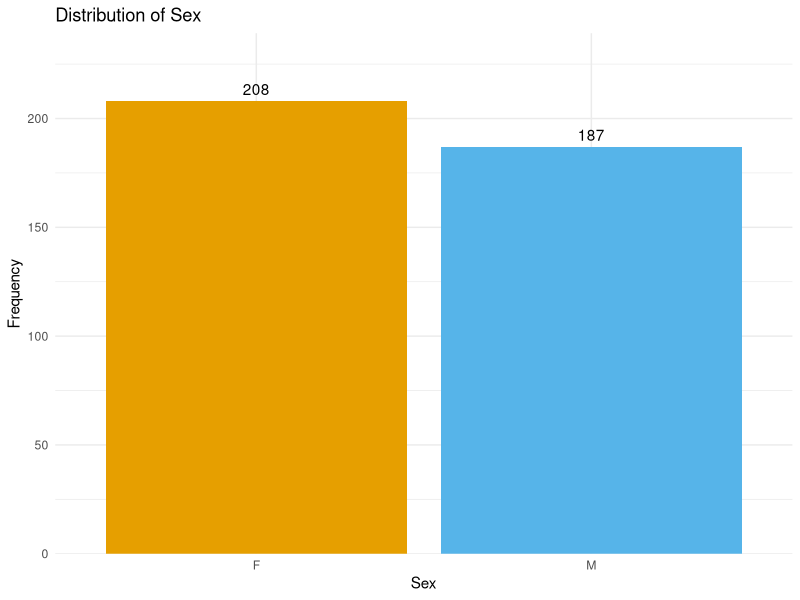
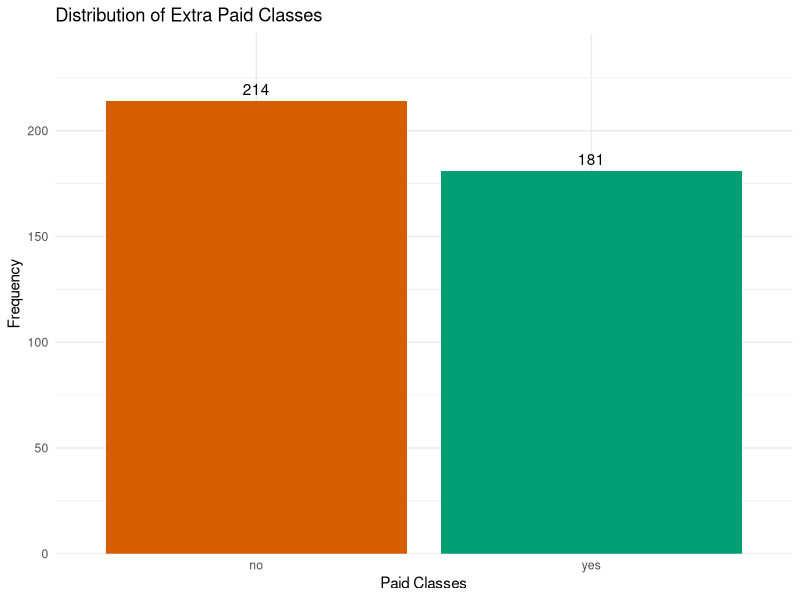
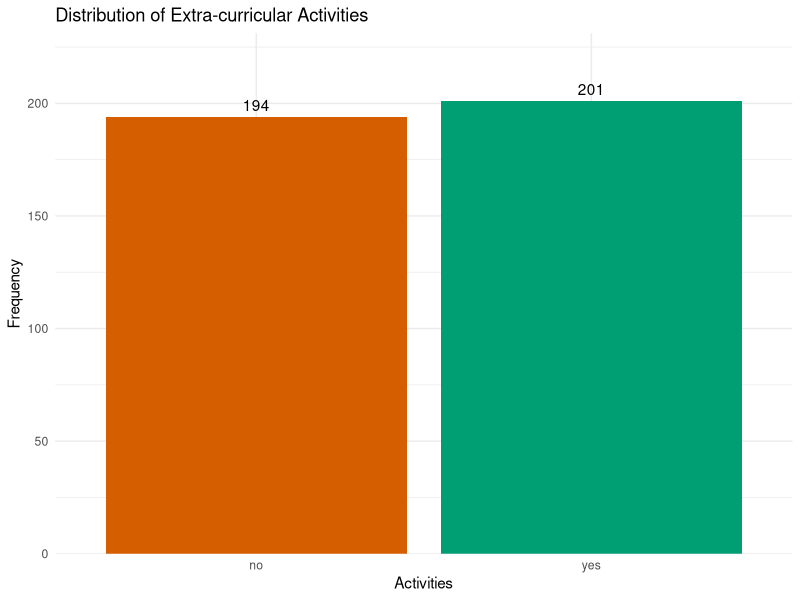
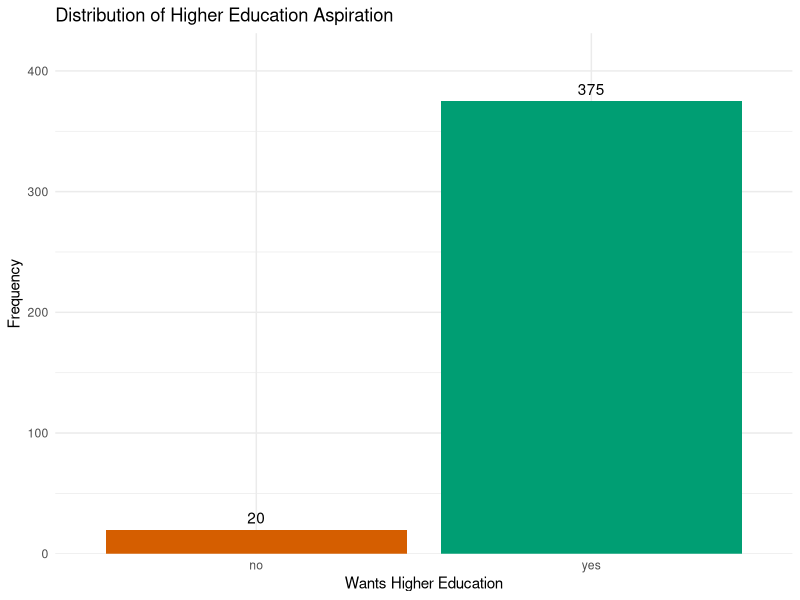
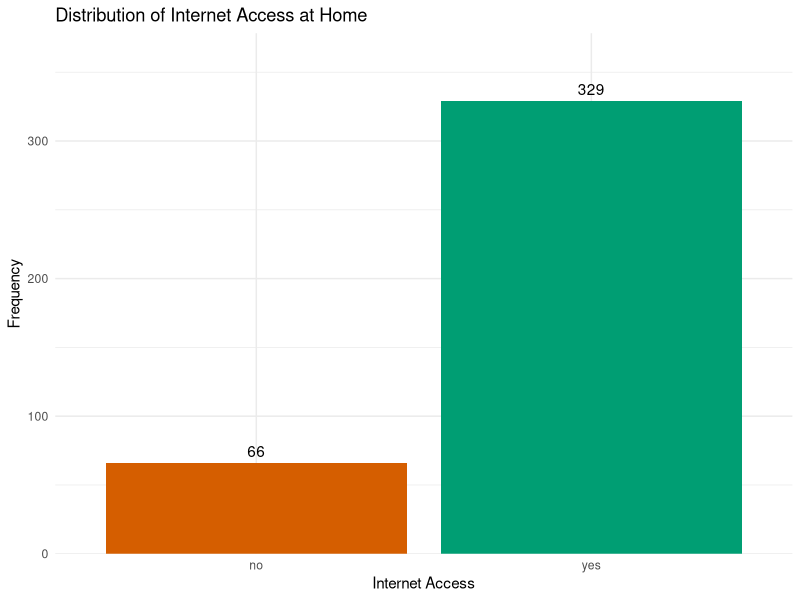
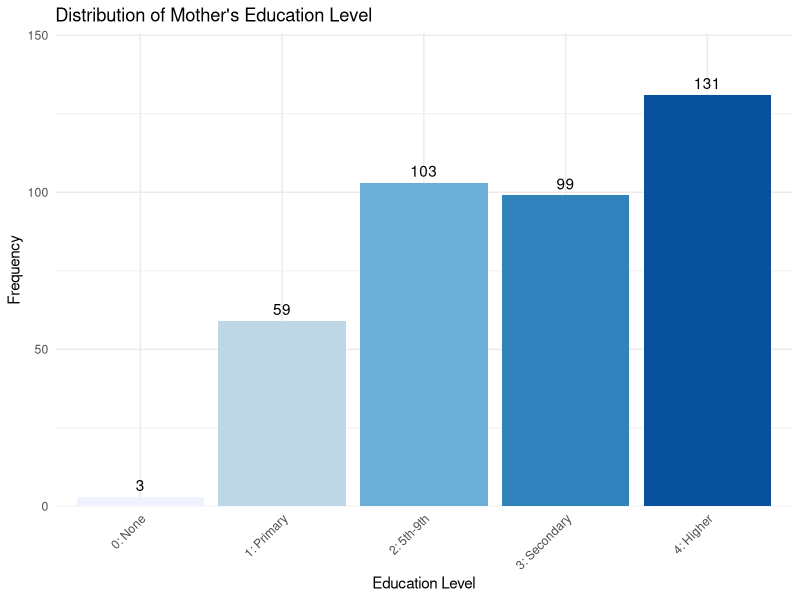
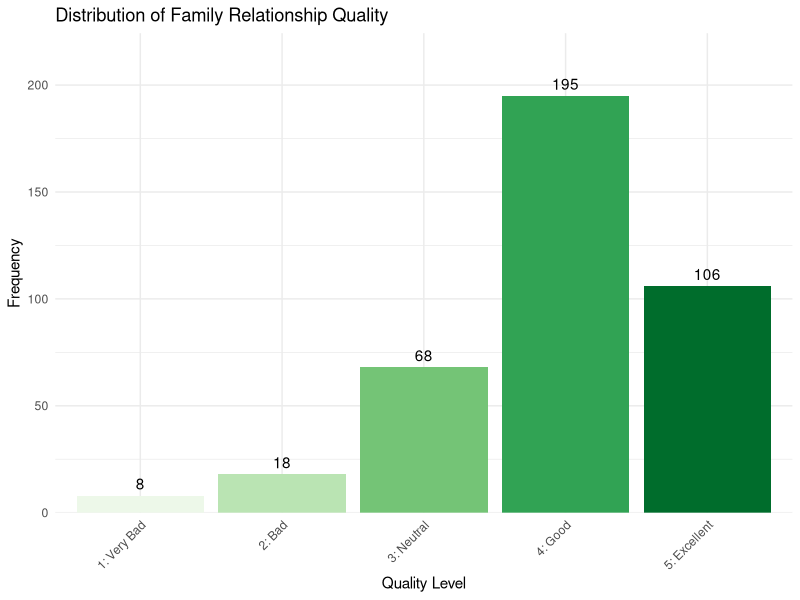
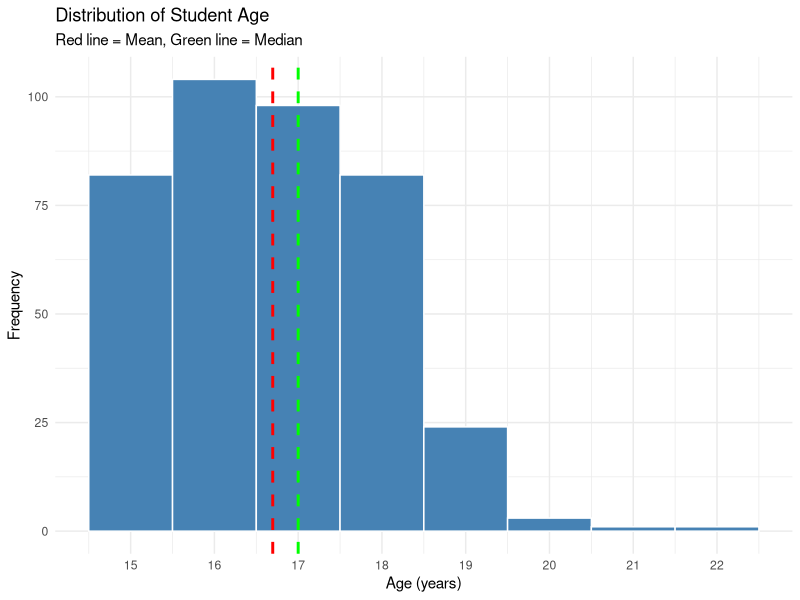

Recreate these plots in R, in order.
## ---- chunk 1
knitr::opts_chunk$set(echo = FALSE, warning = FALSE, message = FALSE)

# Required packages
library(readr)
library(dplyr)
library(ggplot2)
library(knitr)
## ---- chunk 2
# Load the selected dataset
data <- read_csv("student-mat-selected.csv")

# Display structure
glimpse(data)
## ---- chunk 3
# Dataset dimensions
cat("Dataset Dimensions:", nrow(data), "rows x", ncol(data), "columns\n")
## ---- chunk 4
# Frequency Table
sex_freq <- data.frame(
  Category = names(table(data$sex)),
  Absolute_Freq = as.vector(table(data$sex)),
  Relative_Freq = round(as.vector(prop.table(table(data$sex))), 3)
)
kable(sex_freq, caption = "Frequency Distribution of Sex")

# Mode
cat("\nMode:", names(which.max(table(data$sex))), "\n")
## ---- chunk 5
ggplot(data, aes(x = sex, fill = sex)) +
  geom_bar() +
  geom_text(stat = "count", aes(label = ..count..), vjust = -0.5) +
  scale_fill_manual(values = c("F" = "#E69F00", "M" = "#56B4E9")) +
  scale_y_continuous(expand = expansion(mult = c(0, 0.15))) +
  labs(title = "Distribution of Sex",
       x = "Sex",
       y = "Frequency") +
  theme_minimal() +
  theme(legend.position = "none")
## ---- chunk 6
# Frequency Table
paid_freq <- data.frame(
  Category = names(table(data$paid)),
  Absolute_Freq = as.vector(table(data$paid)),
  Relative_Freq = round(as.vector(prop.table(table(data$paid))), 3)
)
kable(paid_freq, caption = "Frequency Distribution of Paid Classes")

# Mode
cat("\nMode:", names(which.max(table(data$paid))), "\n")
## ---- chunk 7
ggplot(data, aes(x = paid, fill = paid)) +
  geom_bar() +
  geom_text(stat = "count", aes(label = ..count..), vjust = -0.5) +
  scale_fill_manual(values = c("no" = "#D55E00", "yes" = "#009E73")) +
  scale_y_continuous(expand = expansion(mult = c(0, 0.15))) +
  labs(title = "Distribution of Extra Paid Classes",
       x = "Paid Classes",
       y = "Frequency") +
  theme_minimal() +
  theme(legend.position = "none")
## ---- chunk 8
# Frequency Table
activities_freq <- data.frame(
  Category = names(table(data$activities)),
  Absolute_Freq = as.vector(table(data$activities)),
  Relative_Freq = round(as.vector(prop.table(table(data$activities))), 3)
)
kable(activities_freq, caption = "Frequency Distribution of Extra-curricular Activities")

# Mode
cat("\nMode:", names(which.max(table(data$activities))), "\n")
## ---- chunk 9
ggplot(data, aes(x = activities, fill = activities)) +
  geom_bar() +
  geom_text(stat = "count", aes(label = ..count..), vjust = -0.5) +
  scale_fill_manual(values = c("no" = "#D55E00", "yes" = "#009E73")) +
  scale_y_continuous(expand = expansion(mult = c(0, 0.15))) +
  labs(title = "Distribution of Extra-curricular Activities",
       x = "Activities",
       y = "Frequency") +
  theme_minimal() +
  theme(legend.position = "none")
## ---- chunk 10
# Frequency Table
higher_freq <- data.frame(
  Category = names(table(data$higher)),
  Absolute_Freq = as.vector(table(data$higher)),
  Relative_Freq = round(as.vector(prop.table(table(data$higher))), 3)
)
kable(higher_freq, caption = "Frequency Distribution of Higher Education Aspiration")

# Mode
cat("\nMode:", names(which.max(table(data$higher))), "\n")
## ---- chunk 11
ggplot(data, aes(x = higher, fill = higher)) +
  geom_bar() +
  geom_text(stat = "count", aes(label = ..count..), vjust = -0.5) +
  scale_fill_manual(values = c("no" = "#D55E00", "yes" = "#009E73")) +
  scale_y_continuous(expand = expansion(mult = c(0, 0.15))) +
  labs(title = "Distribution of Higher Education Aspiration",
       x = "Wants Higher Education",
       y = "Frequency") +
  theme_minimal() +
  theme(legend.position = "none")
## ---- chunk 12
# Frequency Table
internet_freq <- data.frame(
  Category = names(table(data$internet)),
  Absolute_Freq = as.vector(table(data$internet)),
  Relative_Freq = round(as.vector(prop.table(table(data$internet))), 3)
)
kable(internet_freq, caption = "Frequency Distribution of Internet Access")

# Mode
cat("\nMode:", names(which.max(table(data$internet))), "\n")
## ---- chunk 13
ggplot(data, aes(x = internet, fill = internet)) +
  geom_bar() +
  geom_text(stat = "count", aes(label = ..count..), vjust = -0.5) +
  scale_fill_manual(values = c("no" = "#D55E00", "yes" = "#009E73")) +
  scale_y_continuous(expand = expansion(mult = c(0, 0.15))) +
  labs(title = "Distribution of Internet Access at Home",
       x = "Internet Access",
       y = "Frequency") +
  theme_minimal() +
  theme(legend.position = "none")
## ---- chunk 14
# Frequency Table with Cumulative
medu_freq <- data.frame(
  Level = names(table(data$Medu)),
  Absolute_Freq = as.vector(table(data$Medu)),
  Relative_Freq = round(as.vector(prop.table(table(data$Medu))), 3),
  Cumulative_Freq = round(cumsum(as.vector(prop.table(table(data$Medu)))), 3)
)
kable(medu_freq, caption = "Frequency Distribution of Mother's Education")

# Mode and Median
cat("\nMode:", names(which.max(table(data$Medu))))
cat("\nMedian:", median(data$Medu), "\n")
## ---- chunk 15
# Create labels for education levels
medu_labels <- c("0: None", "1: Primary", "2: 5th-9th", "3: Secondary", "4: Higher")

ggplot(data, aes(x = factor(Medu), fill = factor(Medu))) +
  geom_bar() +
  geom_text(stat = "count", aes(label = ..count..), vjust = -0.5) +
  scale_fill_brewer(palette = "Blues") +
  scale_x_discrete(labels = medu_labels) +
  scale_y_continuous(expand = expansion(mult = c(0, 0.15))) +
  labs(title = "Distribution of Mother's Education Level",
       x = "Education Level",
       y = "Frequency") +
  theme_minimal() +
  theme(legend.position = "none",
        axis.text.x = element_text(angle = 45, hjust = 1))
## ---- chunk 16
# Frequency Table with Cumulative
famrel_freq <- data.frame(
  Level = names(table(data$famrel)),
  Absolute_Freq = as.vector(table(data$famrel)),
  Relative_Freq = round(as.vector(prop.table(table(data$famrel))), 3),
  Cumulative_Freq = round(cumsum(as.vector(prop.table(table(data$famrel)))), 3)
)
kable(famrel_freq, caption = "Frequency Distribution of Family Relationships")

# Mode and Median
cat("\nMode:", names(which.max(table(data$famrel))))
cat("\nMedian:", median(data$famrel), "\n")
## ---- chunk 17
# Create labels for famrel
famrel_labels <- c("1: Very Bad", "2: Bad", "3: Neutral", "4: Good", "5: Excellent")

ggplot(data, aes(x = factor(famrel), fill = factor(famrel))) +
  geom_bar() +
  geom_text(stat = "count", aes(label = ..count..), vjust = -0.5) +
  scale_fill_brewer(palette = "Greens") +
  scale_x_discrete(labels = famrel_labels) +
  scale_y_continuous(expand = expansion(mult = c(0, 0.15))) +
  labs(title = "Distribution of Family Relationship Quality",
       x = "Quality Level",
       y = "Frequency") +
  theme_minimal() +
  theme(legend.position = "none",
        axis.text.x = element_text(angle = 45, hjust = 1))
## ---- chunk 18
# Central Tendency
cat("=== Central Tendency ===\n")
cat("Mean:", round(mean(data$age), 2), "\n")
cat("Median:", median(data$age), "\n")
cat("Mode:", names(which.max(table(data$age))), "\n")

# Dispersion
cat("\n=== Dispersion ===\n")
cat("Variance:", round(var(data$age), 2), "\n")
cat("Standard Deviation:", round(sd(data$age), 2), "\n")
cat("Range:", min(data$age), "-", max(data$age), "\n")
cat("IQR:", IQR(data$age), "\n")
cat("Coefficient of Variation:", round(sd(data$age)/mean(data$age)*100, 2), "%\n")

# Five-Number Summary
cat("\n=== Five-Number Summary ===\n")
print(fivenum(data$age))

# Quartiles
cat("\n=== Quartiles ===\n")
print(quantile(data$age))
## ---- chunk 19
# Frequency Table
age_freq <- data.frame(
  Age = names(table(data$age)),
  Absolute_Freq = as.vector(table(data$age)),
  Relative_Freq = round(as.vector(prop.table(table(data$age))), 3),
  Cumulative_Freq = round(cumsum(as.vector(prop.table(table(data$age)))), 3)
)
kable(age_freq, caption = "Frequency Distribution of Age")
## ---- chunk 20
ggplot(data, aes(x = age)) +
  geom_histogram(binwidth = 1, fill = "steelblue", color = "white") +
  geom_vline(aes(xintercept = mean(age)), color = "red", linetype = "dashed", size = 1) +
  geom_vline(aes(xintercept = median(age)), color = "green", linetype = "dashed", size = 1) +
  labs(title = "Distribution of Student Age",
       subtitle = "Red line = Mean, Green line = Median",
       x = "Age (years)",
       y = "Frequency") +
  scale_x_continuous(breaks = seq(15, 22, 1)) +
  theme_minimal()
## ---- chunk 21
ggplot(data, aes(y = age)) +
  geom_boxplot(fill = "steelblue", alpha = 0.7) +
  labs(title = "Boxplot of Student Age",
       y = "Age (years)") +
  theme_minimal()
## ---- chunk 22
# Create summary for all Raju's variables
summary_table <- data.frame(
  Variable = c("sex", "age", "Medu", "paid", "activities", "higher", "internet", "famrel"),
  Type = c("Binary", "Numeric", "Ordinal", "Binary", "Binary", "Binary", "Binary", "Ordinal"),
  n = rep(nrow(data), 8),
  Mode = c(
    names(which.max(table(data$sex))),
    names(which.max(table(data$age))),
    names(which.max(table(data$Medu))),
    names(which.max(table(data$paid))),
    names(which.max(table(data$activities))),
    names(which.max(table(data$higher))),
    names(which.max(table(data$internet))),
    names(which.max(table(data$famrel)))
  ),
  Median = c(
    "-",
    as.character(median(data$age)),
    as.character(median(data$Medu)),
    "-",
    "-",
    "-",
    "-",
    as.character(median(data$famrel))
  ),
  Mean = c(
    "-",
    as.character(round(mean(data$age), 2)),
    "-",
    "-",
    "-",
    "-",
    "-",
    "-"
  ),
  SD = c(
    "-",
    as.character(round(sd(data$age), 2)),
    "-",
    "-",
    "-",
    "-",
    "-",
    "-"
  )
)

kable(summary_table, caption = "Summary Statistics for Raju's Variables")
## ---- chunk 23
# Group statistics
bivariate_stats <- data %>%
  group_by(Medu) %>%
  summarise(
    n = n(),
    Mean_G3 = round(mean(G3), 2),
    SD_G3 = round(sd(G3), 2),
    Median_G3 = median(G3),
    Min_G3 = min(G3),
    Max_G3 = max(G3)
  )

kable(bivariate_stats, caption = "Final Grade (G3) Statistics by Mother's Education Level")
## ---- chunk 24
# Spearman correlation (appropriate for ordinal vs continuous)
spearman_cor <- cor(data$Medu, data$G3, method = "spearman")
cat("Spearman Correlation (Medu vs G3):", round(spearman_cor, 3), "\n")

# Pearson correlation for comparison
pearson_cor <- cor(data$Medu, data$G3, method = "pearson")
cat("Pearson Correlation (Medu vs G3):", round(pearson_cor, 3), "\n")
## ---- chunk 25
medu_labels <- c("0: None", "1: Primary", "2: 5th-9th", "3: Secondary", "4: Higher")

ggplot(data, aes(x = factor(Medu), y = G3, fill = factor(Medu))) +
  geom_boxplot() +
  scale_fill_brewer(palette = "Blues") +
  scale_x_discrete(labels = medu_labels) +
  labs(title = "Final Grade by Mother's Education Level",
       x = "Mother's Education Level",
       y = "Final Grade (G3)") +
  theme_minimal() +
  theme(legend.position = "none",
        axis.text.x = element_text(angle = 45, hjust = 1))
## ---- chunk 26
ggplot(data, aes(x = Medu, y = G3)) +
  geom_jitter(alpha = 0.5, width = 0.2, color = "steelblue") +
  geom_smooth(method = "lm", color = "red", se = TRUE) +
  labs(title = "Final Grade vs Mother's Education Level",
       subtitle = paste("Spearman r =", round(spearman_cor, 3)),
       x = "Mother's Education Level (0-4)",
       y = "Final Grade (G3)") +
  scale_x_continuous(breaks = 0:4) +
  theme_minimal()
## ---- chunk 27
ggplot(bivariate_stats, aes(x = factor(Medu), y = Mean_G3, fill = factor(Medu))) +
  geom_bar(stat = "identity") +
  geom_errorbar(aes(ymin = Mean_G3 - SD_G3, ymax = Mean_G3 + SD_G3), width = 0.2) +
  geom_text(aes(label = Mean_G3), vjust = -0.5) +
  scale_fill_brewer(palette = "Blues") +
  scale_x_discrete(labels = medu_labels) +
  scale_y_continuous(expand = expansion(mult = c(0, 0.15))) +
  labs(title = "Mean Final Grade by Mother's Education Level",
       subtitle = "Error bars represent +/- 1 SD",
       x = "Mother's Education Level",
       y = "Mean Final Grade (G3)") +
  theme_minimal() +
  theme(legend.position = "none",
        axis.text.x = element_text(angle = 45, hjust = 1))
